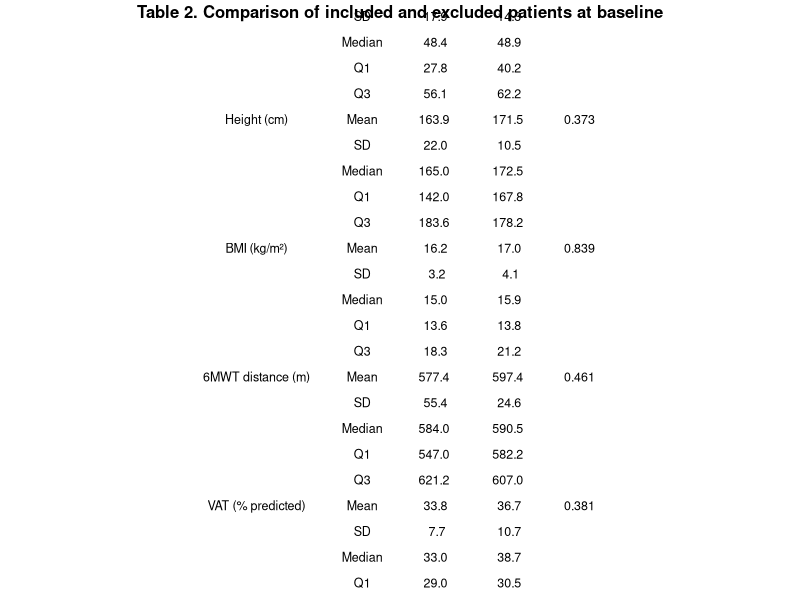

R code for this plot: (Note: this script raises an error after producing the figure.)
## ---- chunk 1
knitr::opts_chunk$set(echo = TRUE, warning = FALSE, message = FALSE)
## ---- chunk 2
# Load package
library(readxl)

# Import datasets
included_data <- read_excel("data/data_clean.xlsx")
excluded_data <- read_excel("data/data_excluded.xlsx")

# Check structure
str(included_data)
str(excluded_data)
## ---- chunk 3
library(dplyr)
library(gridExtra)
library(grid)

# Fonction descriptive
describe <- function(x) {
  data.frame(
    Statistic = c("Mean", "SD", "Median", "Q1", "Q3"),
    Value = c(
      mean(x, na.rm = TRUE),
      sd(x, na.rm = TRUE),
      median(x, na.rm = TRUE),
      quantile(x, 0.25, na.rm = TRUE),
      quantile(x, 0.75, na.rm = TRUE)
    )
  )
}

vars <- c("age", "weight_kg", "height_cm", "bmi_kg_cm2",
          "6minwt_distance_traveled_m_before",
          "vat_before",
          "pedsql_totalself_before")

labels <- c(
  "Age (years)",
  "Weight (kg)",
  "Height (cm)",
  "BMI (kg/m²)",
  "6MWT distance (m)",
  "VAT (% predicted)",
  "PedsQL score (0–100)"
)

table_list <- list()

for(i in seq_along(vars)) {
  
  var <- vars[i]
  
  x <- included_data[[var]]
  y <- excluded_data[[var]]
  
  # Remove NA (important pour le test)
  x_clean <- x[!is.na(x)]
  y_clean <- y[!is.na(y)]
  
  # Mann-Whitney
  p_val <- round(wilcox.test(x_clean, y_clean)$p.value, 3)
  
  inc <- describe(x)
  exc <- describe(y)
  
  df <- data.frame(
    Variable = c(labels[i], rep("", 4)),
    Statistic = inc$Statistic,
    Included = round(inc$Value, 1),
    Excluded = round(exc$Value, 1),
    p_value = c(p_val, rep("", 4))
  )
  
  table_list[[i]] <- df
}

table_final <- do.call(rbind, table_list)

# ---- SEX ----
p_sexe <- round(fisher.test(table(
  c(included_data$sexe, excluded_data$sexe),
  c(rep("Included", nrow(included_data)),
    rep("Excluded", nrow(excluded_data)))
))$p.value, 3)

sexe_inc <- table(included_data$sexe)
sexe_exc <- table(excluded_data$sexe)

sex_df <- data.frame(
  Variable = c("Sex (M/F)", rep("", length(sexe_inc)-1)),
  Statistic = names(sexe_inc),
  Included = as.numeric(sexe_inc),
  Excluded = as.numeric(sexe_exc),
  p_value = c(p_sexe, rep("", length(sexe_inc)-1))
)

table_final <- rbind(table_final, sex_df)

table_final

library(gridExtra)
library(grid)

# Ajuster hauteur automatiquement
n_rows <- nrow(table_final)

pdf(
  "figures/Table_2_Comparison_of_included_and_excluded_patients_at_baseline.pdf",
  width = 8,
  height = 1 + n_rows * 0.3   
)

# Table sans quadrillage
tg <- tableGrob(
  table_final,
  rows = NULL,
  theme = ttheme_minimal(  
    core = list(
      fg_params = list(fontsize = 9)
    ),
    colhead = list(
      fg_params = list(fontsize = 10, fontface = "bold")
    )
  )
)

grid.arrange(
  textGrob(
    "Table 2. Comparison of included and excluded patients at baseline",
    gp = gpar(fontsize = 12, fontface = "bold")
  ),
  tg,
  ncol = 1,
  heights = c(0.2, 5)  
)

library(gtable)

# ---- ADD LINES BETWEEN VARIABLES ----

# Trouver les lignes où une nouvelle variable commence
var_rows <- which(table_final$Variable != "")

for (i in var_rows) {
  tg <- gtable::gtable_add_grob(
    tg,
    grobs = segmentsGrob(
      x0 = 0, x1 = 1,
      gp = gpar(lwd = 0.8, col = "grey60")  # ligne visible
    ),
    t = i + 1,  # +1 pour header
    l = 1,
    r = ncol(tg)
  )
}
dev.off()
## ---- chunk 4

# Paired Wilcoxon test
wilcox_test <- wilcox.test(
  included_data$`6minwt_distance_traveled_m_after`,
  included_data$`6minwt_distance_traveled_m_before`,
  paired = TRUE,
  exact = TRUE
)
wilcox_test

# Viewing individual changes at a 6-minute walking distance

library(ggplot2)

# Create plot
p <- ggplot(included_data, aes(x = delta_6mwt)) +
  geom_histogram(bins = 10, fill = "lightgrey", color = "black") +
  geom_vline(xintercept = 0, linetype = "dashed", color = "red") +
  xlab("Change in 6-Minute Walk Distance (m)") +
  ylab("Number of patients") +
  ggtitle("Figure 3. Histogram of Individual Changes in the 6-Minute Walk Test") +
  theme_minimal()

# Display
p

# Save as PDF
ggsave(
  filename = "figures/Figure_3_Histogram_of_Individual_Changes_in_the_6-Minute_Walk_Test.pdf",
  plot = p,
  width = 6,
  height = 4
)
## ---- chunk 5
# Spearman correlation
cor_test <- cor.test(
  included_data$`6minwt_distance_traveled_m_after`,
  included_data$pedsql_totalself_after,
  method = "spearman"
)

cor_test

# Viewing
library(ggplot2)

# Create plot
p_corr <- ggplot(included_data, aes(
  x = `6minwt_distance_traveled_m_after`,
  y = pedsql_totalself_after
)) +
  geom_point() +
  geom_smooth(method = "lm", se = TRUE) +
  xlab("6-Minute Walk Distance (m)") +
  ylab("PedsQL Score (0–100)") +
  ggtitle("Figure 4. Correlation Between Functional Capacity and Quality of Life") +
  theme_minimal()

p_corr

# Export PDF
ggsave(
  "figures/Figure_4_Correlation_6MWT_PedsQL.pdf",
  plot = p_corr,
  width = 6,
  height = 4
)
